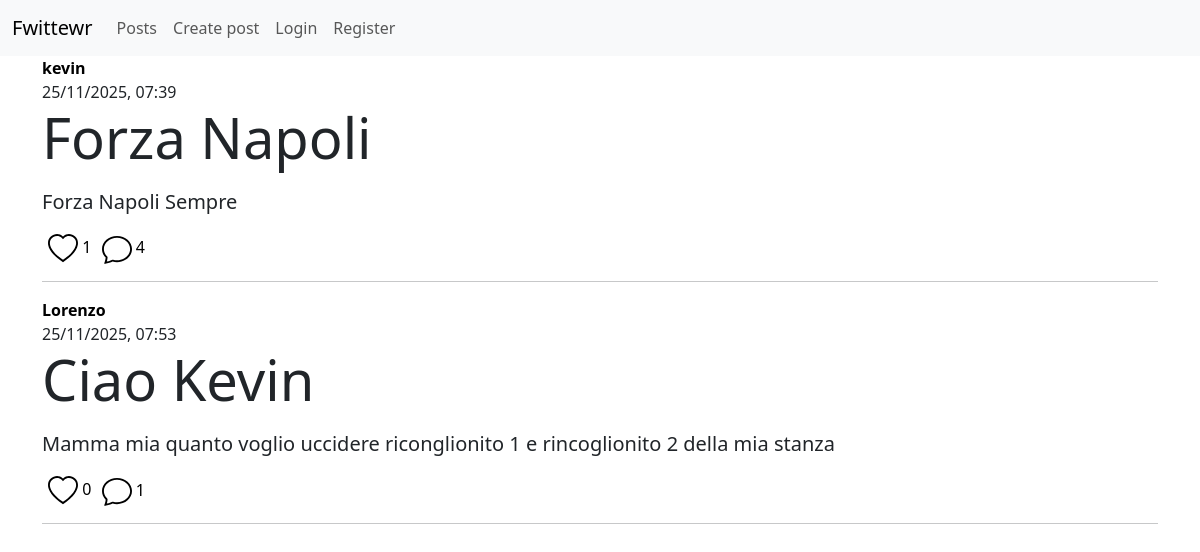
/posts (signed in), run on the app's committed database.
### app/models.py (models this page shows)
class Post(db.Model):
    id = db.Column(db.Integer, primary_key=True)
    title = db.Column(db.String(50))
    content = db.Column(db.String(200), nullable=False)
    creation_date = db.Column(db.DateTime(timezone=True), default=datetime.now(timezone.utc))
    deleted = db.Column(db.Boolean, default=False)
    comments = db.relationship('Comment', backref='referenced_post', lazy='select')
    user_id = db.Column(db.Integer, db.ForeignKey('user.id'), nullable=False)

class User(db.Model, UserMixin):
    id = db.Column(db.Integer, primary_key=True)
    username = db.Column(db.String(20), nullable=False, unique=True)
    password = db.Column(db.String(80), nullable=False)
    created_posts = db.relationship('Post', backref='user', lazy='select')
    created_comments = db.relationship('Comment', backref='user', lazy='select')
    liked_posts = db.relationship('Post', secondary=liked_posts, backref='liked_users', lazy='select')
    liked_comments = db.relationship('Comment', secondary=liked_comments, backref = 'liked_users', lazy='select')

### app/routes/home_bp.py (the view)
@home_bp.route('/posts')
@login_required
def posts():
    posts = Post.query.filter_by(deleted=False).order_by(func.random()).limit(10).all()
    return render_template('home/posts.html', posts=posts)

### app/__init__.py (called while the page is built)
def create_app():
    app = Flask(__name__)
    app.config['SQLALCHEMY_DATABASE_URI'] = 'sqlite:///database.db'
    app.secret_key = 'thisisasecretkey'
    db.init_app(app)
    bcrypt.init_app(app)
    login_manager.init_app(app)
    csrf.init_app(app)
    login_manager.login_view = 'auth.login'
    @login_manager.user_loader
    def load_user(user_id):
        return User.query.get(int(user_id))
    app.register_blueprint(auth_bp)
    app.register_blueprint(home_bp)
    app.register_blueprint(errors_bp)
    return app

### app/templates/home/posts.html (shortened to what this page needs)
{% extends 'base.html' %}
{% from 'home/post-macros.html' import post_to_render %}
{% block body %}
<div class="mx-auto">
    {% for post in posts %}
        {{ post_to_render(post, current_user) }}
    {% endfor %}
</div>
{% endblock %}

### app/templates/home/post-macros.html (shortened to what this page needs)
{% macro post_to_render(post, current_user) %}
<div class="col-12">
    <figure>
        <figcaption>
            <a href="{{ url_for('home.show_user', id=post.user.id) }}" style="color: black; text-decoration: none">
                <b>{{ post.user.username }}</b> <br>
            </a>
            {{ post.creation_date.strftime('%d/%m/%Y, %H:%M') }}
        </figcaption>
        {% if post.title %}
        <p class="display-4">{{ post.title }}</p>
        {% endif %}
        <p class="blockquote">{{ post.content }}</p>
        <button onclick="like_post(this, '{{ post.id }}')" style="background-color:transparent; border:0px">
            {% if current_user in post.liked_users %}
                <img style="width: 30px" src="{{ url_for('static', filename='icons/heart-fill.svg') }}" alt="">
            {% else %}
                <img style="width: 30px" src="{{ url_for('static', filename='icons/heart.svg') }}" alt="">
            {% endif %}
            <span>{{ post.liked_users|length }}</span>
        </button>
        <a href="{{ url_for('home.show_post_comments', id=post.id) }}" style="text-decoration: none; border:0px; color: black">
            <img style="width: 30px" src="{{ url_for('static', filename='icons/chat.svg') }}" alt="">
            <span>{{ post.comments|length }}</span>
        </a>
    </figure>
    <hr>
</div>
{% endmacro %}

### data on the page
Post: user.username "kevin", creation_date "25/11/2025, 07:39", title "Forza Napoli", content "Forza Napoli Sempre", liked_users|length "1", comments|length "4"
Post: user.username "Lorenzo", creation_date "25/11/2025, 07:53", title "Ciao Kevin", content "Mamma mia quanto voglio uccidere riconglionito 1 e rincoglionito 2 della mia stanza", liked_users|length "0", comments|length "1"
